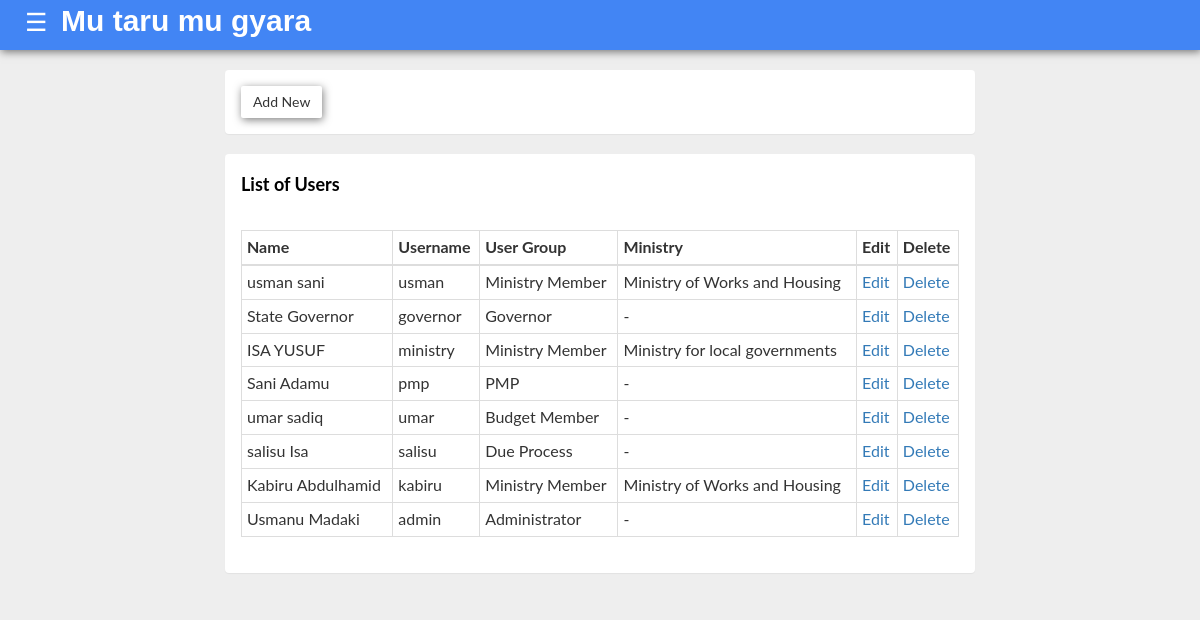
/users/ (signed in), run on the app's committed database.
### users/models.py (models this page shows, shortened)
class User(AbstractUser):
    is_ministryuser = models.BooleanField(default=False)
    is_governor = models.BooleanField(default = False)
    is_pmp = models.BooleanField(default = False)
    is_budget = models.BooleanField(default=False)
    is_dueprocess = models.BooleanField(default=False)
    created = models.DateTimeField(default=timezone.now)
    GENDER_CHOICES = (
        ('Male', 'Male'),
        ('Female', 'Female')
    )
    gender = models.CharField(max_length = 20, choices = GENDER_CHOICES, null=True)
    ministry = models.ForeignKey(Ministry, on_delete=models.CASCADE, blank=True, null=True)
    def user_type(self):
        if self.is_ministryuser:
            return "Ministry Member"
        elif self.is_governor:
                return "Governor"
        elif self.is_pmp:
                return "PMP"
        elif self.is_budget:
            return "Budget Member"
        elif self.is_dueprocess:
            return "Due Process"
        else:
            return "Administrator"

### mda/models.py (models this page shows, shortened)
class Ministry(models.Model):
    name = models.CharField(max_length=200)
    def __str__(self):
        return self.name

### users/views.py (the view)
# urls.py: path('users/', views.user_list, name='user_list'),
@login_required
def user_list(request):
    context = {}
    context['users'] = User.objects.all().order_by('-created')
    context['title'] = 'Users'
    return render(request, 'users/index.html', context)

### users/templates/users/index.html (shortened to what this page needs)
{% extends 'base.html' %} {% block content%}
<div class="col-sm-12 col-md-8 col-md-offset-2">
    <div class="panel panel-inverse">
        <div class="panel-body">
<div class="dropdown">
<button onclick="myFunction()" class="dropbtn btn btn-default">Add New</button>
</div>
        </div>
        </div>
        <div class = "panel panel-inverse">
        <div class="panel-heading">
            <h4><b>List of Users</b></h4>
        </div>
        <div class="panel-body">
            <div class="table-responsive">
                <table class="table table-bordered table-condensed" id="table_id">
                    <thead>
                        <tr>
                            <th>Name</th>
                            <th>Username</th>
                            <th>User Group</th>
                            <th>Ministry</th>
                            <th>Edit</th>
                            <th>Delete</th>
                        </tr>
                    </thead>
                    {% if users %}
                    <tbody>
                        {% for user in users %}
                        <tr>
                            <td> {{user.first_name}}&nbsp;{{user.last_name}}</td>
                            <td>{{user.username}}</td>
                            <td>{{user.user_type}}</td>
                            {% if user.ministry %}
                            <td>{{user.ministry}}</td>
                            {% else %}
                            <td>-</td>
                            {% endif %}
                            <td><a href="{% url 'users:user_edit' user.id %}">Edit</a></td>
                            <td><a href="{% url 'users:user_delete' user.id %}">Delete</a></td>
                            {% endfor %}
                        </tr>
                    </tbody>
                </table>
        </div>
        </div>
    </div>
    </div>
    {% else %}
    <p>There is no users Available</p>
    {% endif %}
    {% endblock %}

### users/static/css/base.css (style rules this page uses)
body { background-color: #eee; font-family: "Lato", sans-serif; }
.btn { box-shadow: 1px 2px 8px rgba(0, 0, 0, .5); border-radius: 2px; }
.panel-heading { color: black; height: 60px; }

### users/templates/base.html (style rules this page uses)
.dropbtn { border: none; cursor: pointer; }
.dropdown { position: relative; display: inline-block; }

### data on the page
User: first_name "usman", last_name "sani", username "usman", user_type "Ministry Member", ministry "Ministry of Works and Housing"
User: first_name "State", last_name "Governor", username "governor", user_type "Governor"
User: first_name "ISA", last_name "YUSUF", username "ministry", user_type "Ministry Member", ministry "Ministry for local governments"
User: first_name "Sani", last_name "Adamu", username "pmp", user_type "PMP"
User: first_name "umar", last_name "sadiq", username "umar", user_type "Budget Member"
User: first_name "salisu", last_name "Isa", username "salisu", user_type "Due Process"
User: first_name "Kabiru", last_name "Abdulhamid", username "kabiru", user_type "Ministry Member", ministry "Ministry of Works and Housing"
User: first_name "Usmanu", last_name "Madaki", username "admin", user_type "Administrator"
